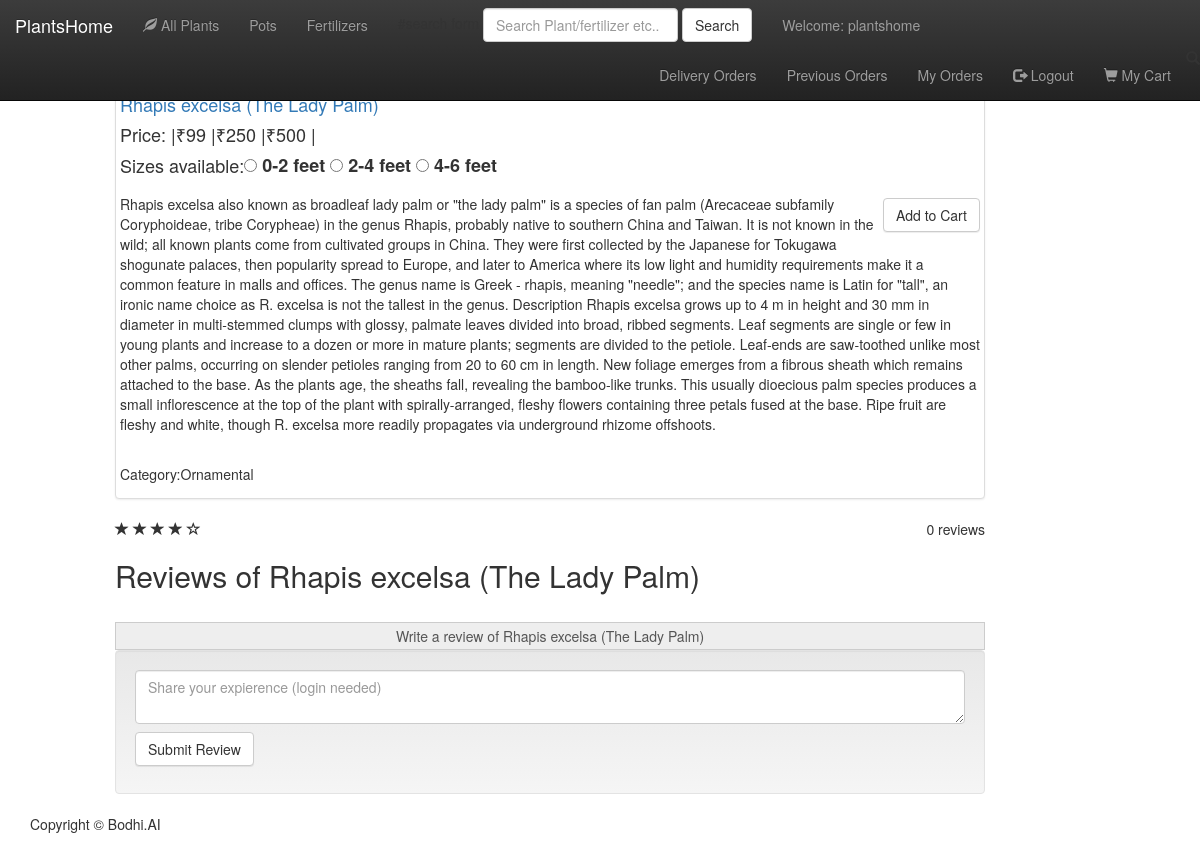
Screenshot of /12/ (signed in) with the database file from the repository.
### firstone/models.py (models this page shows, shortened)
class Plant(models.Model):
    ornamental = 'Ornamental'
    herb = 'Herbs'
    shrub = 'Shrubs'
    fs = 'Flowering and Seasonal'
    tree = 'Trees'
    palm = 'Palm'
    fruit = 'Fruits'
    grass = 'Grass'
    bonsai = 'Bonsai'
    category_choice = ((ornamental,'Ornamental'),(herb,'Herbs'),(shrub,'Shrubs'),(fs,'Flowering and Seasonal'),
                       (tree,'Tree'),(palm,'Palm'),(fruit,'Fruits'),(grass,'Grass'),(bonsai,'Bonsai'))
    name = models.CharField(max_length=100)
    scientific_name = models.CharField(max_length=100)
    category = models.CharField(max_length=50, choices=category_choice, default=shrub, )
    description = models.TextField()
    image1 = models.ImageField(upload_to=upload_location, max_length=500, null=True, blank=True)
    image2 = models.ImageField(max_length=500, null=True, blank=True)
    image3 = models.ImageField(max_length=500, null=True, blank=True)
    image4 = models.ImageField(max_length=500, null=True, blank=True)

class PlantSize(models.Model):
    thick = 'Thick'
    thin = 'Thin'
    leaves = 'Leaves'
    ztfeet = '0-2 feet'
    tffeet = '2-4 feet'
    fsfeet = '4-6 feet'
    sefeet = '6-8 feet'
    etfeet = '8-10 feet'
    seed = 'Seedling'
    size_choice = ((thick, 'Thick'), (thin, 'Thin'), (ztfeet, '0-2 feet'),
                   (tffeet, '2-4 feet'), (fsfeet, '4-6 feet'), (sefeet, '6-8 feet'),
                   (etfeet, '8-10 feet'),(seed,'Seedling'))
    psize = models.ForeignKey(Plant, on_delete=models.CASCADE)
    size = models.CharField(max_length=100, choices=size_choice)
    price = models.IntegerField()

### firstone/views.py (the view, shortened to what this page needs)
# urls.py: url(r'^(?P<pk>[0-9]+)/$', views.detail, name='detail'),
def detail(request, pk):
    plant = get_object_or_404(Plant, pk=pk)
    rating_of_plant = plant.plantsize_set.all()
    user = request.user
    context = {'plant': plant, 'ratingofplant': rating_of_plant, }
    return render(request, 'firstone/detail.html', context, )

### firstone/templates/firstone/detail.html (shortened to what this page needs)
{% extends 'firstone/base.html' %}
{% load thumbnail %}
{% block content %}
<body>
<br><br><br><br>
            <div class="col-md-9 col-md-offset-1">
                <div class="thumbnail">
                    <div class="caption-full">
                        <h4><a href="#">{{plant.name}}</a>
                        </h4>
  </div>
                      <form method="post" action="{%url 'firstone:cart' %}"> {%csrf_token%}
                          <h4>Price: |{%for i in ratingofplant %}₹{{i.price}} |{%endfor%}</h4>
                        {%if plant.plantsize_set.all %}<h4>Sizes available:<div class="btn-group" role="group" aria-label="...">
                            {%for pl in plant.plantsize_set.all %}
  <input type="radio" name="choice" id="choice{{forloop.counter}}" value="{{pl.pk}}" />
                        <label for="choice{{forloop.counter}}">{{pl.size}}</label>
                            {%endfor%}  </div></h4>{%endif%}
                        <p class="pull-right"><input type="hidden" name="plantid" value="{{plant.pk}}">
                    {%if request.user.is_authenticated%}
                            <input type="submit" class="btn btn-default navbar-btn"  value="Add to Cart" >{%else%}
                            <button name="login" class="btn btn-default navbar-btn"><a href="{%url 'firstone:login'%}">Please sign in to buy</a></button>
                            {%endif%}
</p>
                        </form>
                        <p>{{plant.description}}</p><br>
                        <p>Category:{{plant.category}}</p>
                    </div>
                    <div class="ratings">
                        <p class="pull-right">{{plant.ratingplant_set.count}} reviews</p>
                        <p>
                            <span class="glyphicon glyphicon-star"></span>
                            <span class="glyphicon glyphicon-star"></span>
                            <span class="glyphicon glyphicon-star"></span>
                            <span class="glyphicon glyphicon-star"></span>
                            <span class="glyphicon glyphicon-star-empty"></span>
                        </p>
                    </div>
                     <h2> Reviews of {{plant.name}} </h2><br>
                <span class="input-group-addon" id="basic-addon1">Write a review of {{plant.name}}</span>
                <div  class="well " >
<textarea class="form-control"  name="rev"  placeholder="Share your expierence (login needed)"
                             {%if not request.user.is_authenticated %}disabled {% endif%}></textarea>
  					{%if request.user.is_authenticated %}<input type="submit" class="btn btn-default navbar-btn"  value="Submit Review" >{%endif%}
                        </div>
                </div>
    <div class="container">
        <footer>
            <div class="row">
                <div class="col-lg-12">
                    <p>Copyright &copy; Bodhi.AI</p>
                </div>
            </div>
        </footer>
    </div>
<link rel="stylesheet" type="text/css" href="//netdna.bootstrapcdn.com/bootstrap/3.1.1/css/bootstrap.min.css">
</body>
{% endblock %}

### firstone/templates/firstone/base.html (shortened to what this page needs)
{% load staticfiles %}
<html>
<head>
<link rel="stylesheet" href="https://maxcdn.bootstrapcdn.com/bootstrap/3.3.7/css/bootstrap.min.css">
<link rel="stylesheet" href="https://maxcdn.bootstrapcdn.com/bootstrap/3.3.7/css/bootstrap-theme.min.css">
</head>
<body>
   <nav class="navbar navbar-fixed-top navbar-inverse">
      <div class="container-fluid">
        <div class="navbar-header">
          <a class="navbar-brand {% if athome %} active {%endif%}" href="{% url 'firstone:home' %}">PlantsHome</a>
        </div>
        <div id="navbar" class="collapse navbar-collapse">
          <ul class="nav navbar-nav " >
            <li class="{%if atallplants %}active {%endif%}"><a href="{% url 'firstone:allPlants' %}"><span class="glyphicon glyphicon-leaf"></span> All Plants</a></li>
            <li><a href="{%url 'firstone:comingsoon'%}">Pots</a></li>
            <li><a href="{%url 'firstone:comingsoon'%}">Fertilizers</a></li>
          </ul>
            <form method="get" action="{%url 'firstone:search'%}" class="navbar-form navbar-left">                                          #search form
        <div class="form-group">
          <input type="text" name="query" value="{{request.GET.query}}" class="form-control" placeholder="Search Plant/fertilizer etc..">
        </div>
        <button type="submit" class="btn btn-default">Search</button>
      </form>
           <ul class="nav navbar-nav navbar-center  ">
               {%if request.user.is_authenticated %}  <p class="navbar-text navbar-right">Welcome: {{request.user.username}}<a href="#" class="navbar-link"></a></p>{%endif%}
           </ul>
           <ul class="nav navbar-nav navbar-right  ">
               {%if request.user.is_superuser %}<li class="{%if atorders %} active {%endif%}"><a href="{%url 'firstone:vendororder' %}">Delivery Orders</a> </li>{%endif%}
               {%if request.user.is_superuser %}<li class="{%if atprevorders %} active {%endif%}"><a href="{%url 'firstone:previousorders' %}">Previous Orders</a> </li>{%endif%}
               {%if request.user.is_authenticated %}<li class="{%if atmyorders %} active {%endif%}"><a href="{%url 'firstone:myorders' %}">My Orders</a> </li>{%endif%}
           {%if  request.user.is_authenticated %} <li><a href="{%url 'firstone:logout' %}"><span class="glyphicon glyphicon-log-out"></span> Logout </a></li>{%endif%}
            {% if request.user.is_authenticated %} <li class="{%if atcart %}active{%endif%}"><a href="{%url 'firstone:cart'%}"><span class="glyphicon glyphicon-shopping-cart"></span> My Cart</a></li> {% endif %}
<span class="glyphicon glyphicon-search" aria-hidden="true"></span>
          </ul>
        </div>
      </div>
    </nav>
{% block content %}
{% endblock %}
<link rel="stylesheet" type="text/css" href="//netdna.bootstrapcdn.com/bootstrap/3.1.1/css/bootstrap.min.css">
</body>
</html>

### rows the page displays
Plant: name "Rhapis excelsa (The Lady Palm)", description "Rhapis excelsa also known as broadleaf lady palm or \"the lady palm\" is a species of fan palm (Arecaceae subfamily Coryphoideae, tribe Corypheae) in the genus Rhapis, probably native to southern China and Taiwan. It is not known in the wild; all known plants come from cultivated groups in China. They were first collected by the Japanese for Tokugawa shogunate palaces, then popularity spread to Europe, and later to America where its low light and humidity requirements make it a common feature in malls and offices. The genus name is Greek - rhapis, meaning \"needle\"; and the species name is Latin for \"tall\", an ironic name choice as R. excelsa is not the tallest in the genus. Description Rhapis…", category "Ornamental", ratingplant_set.count "0"
PlantSize: price "99", size "0-2 feet"
PlantSize: price "250", size "2-4 feet"
PlantSize: price "500", size "4-6 feet"

### other values shown
{{ request.user.username }} "plantshome"
